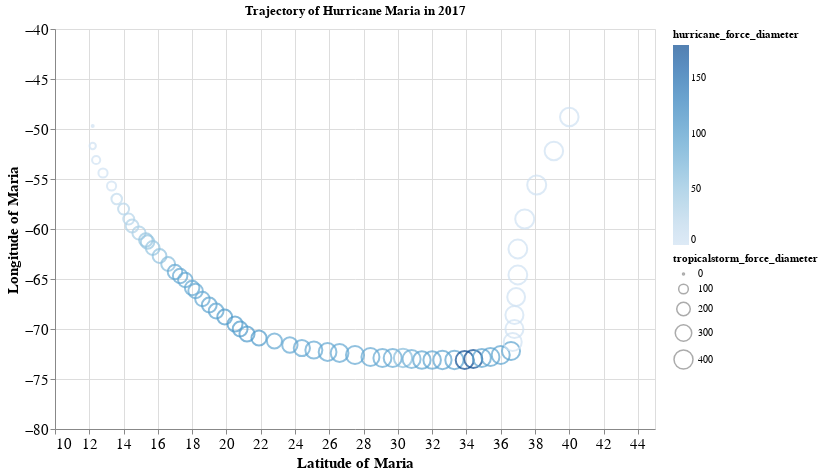

Notebook code for this chart:
### Code cell
from vega_datasets import data
world = data.world_110m.url
world_topo = data.world_110m()

alt.layer(
    
    alt.Chart(alt.topo_feature(world, 'countries')).mark_geoshape(
    fill = '#2aid0c', stroke='#706545', strokeWidth = 0.5)
),
alt.Chart(seven).mark_point(point=True).encode(
    alt.X('lat',
        scale=alt.Scale(domain=(10, 45)), title='Latitude of Maria'),
    alt.Y('long',
        scale=alt.Scale(domain=(-80, -40)), title='Longitude of Maria'),
    size="tropicalstorm_force_diameter",
    color = "hurricane_force_diameter"
).properties(
    title='Trajectory of Hurricane Maria in 2017',
width=600,
    height=400).configure_axis(
    labelFontSize=15,
    titleFontSize=15
).project(
type = 'mercator', scale=600, translate = [1100,300])

### Figure 1 — Vega-Lite specification as saved in the notebook (floating-point values rounded to 4 significant figures)
{"config": {"view": {"continuousWidth": 400, "continuousHeight": 300}, "axis": {"labelFontSize": 15, "titleFontSize": 15}}, "data": {"name": "data-ea209cf779280773a4d7fa1e4b446718"}, "mark": {"type": "point", "point": true}, "encoding": {"color": {"field": "hurricane_force_diameter", "type": "quantitative"}, "size": {"field": "tropicalstorm_force_diameter", "type": "quantitative"}, "x": {"field": "lat", "scale": {"domain": [10, 45]}, "title": "Latitude of Maria", "type": "quantitative"}, "y": {"field": "long", "scale": {"domain": [-80, -40]}, "title": "Longitude of Maria", "type": "quantitative"}}, "height": 400, "projection": {"scale": 600, "translate": [1100, 300], "type": "mercator"}, "title": "Trajectory of Hurricane Maria in 2017", "width": 600, "$schema": "https://vega.github.io/schema/vega-lite/v4.17.0.json", "datasets": {"data-ea209cf779280773a4d7fa1e4b446718": [{"Unnamed: 0": 10570, "name": "Maria", "year": 2017, "month": 9, "day": 16, "hour": 12, "lat": 12.2, "long": -49.7, "status": "tropical depression", "category": -1, "wind": 30, "pressure": 1006, "tropicalstorm_force_diameter": 0.0, "hurricane_force_diameter": 0.0, "diam (t)": 0.0, "diam (h)": 0.0}, {"Unnamed: 0": 10571, "name": "Maria", "year": 2017, "month": 9, "day": 16, "hour": 18, "lat": 12.2, "long": -51.7, "status": "tropical storm", "category": 0, "wind": 40, "pressure": 1004, "tropicalstorm_force_diameter": 40.0, "hurricane_force_diameter": 0.0, "diam (t)": 640.0, "diam (h)": 0.0}, {"Unnamed: 0": 10572, "name": "Maria", "year": 2017, "month": 9, "day": 17, "hour": 0, "lat": 12.4, "long": -53.1, "status": "tropical storm", "category": 0, "wind": 45, "pressure": 1002, "tropicalstorm_force_diameter": 70.0, "hurricane_force_diameter": 0.0, "diam (t)": 1120.0, "diam (h)": 0.0}, {"Unnamed: 0": 10573, "name": "Maria", "year": 2017, "month": 9, "day": 17, "hour": 6, "lat": 12.8, "long": -54.4, "status": "tropical storm", "category": 0, "wind": 55, "pressure": 994, "tropicalstorm_force_diameter": 90.0, "hurricane_force_diameter": 0.0, "diam (t)": 1440.0, "diam (h)": 0.0}, {"Unnamed: 0": 10574, "name": "Maria", "year": 2017, "month": 9, "day": 17, "hour": 12, "lat": 13.3, "long": -55.7, "status": "tropical storm", "category": 0, "wind": 60, "pressure": 990, "tropicalstorm_force_diameter": 90.0, "hurricane_force_diameter": 0.0, "diam (t)": 1440.0, "diam (h)": 0.0}, {"Unnamed: 0": 10575, "name": "Maria", "year": 2017, "month": 9, "day": 17, "hour": 18, "lat": 13.6, "long": -57.0, "status": "hurricane", "category": 1, "wind": 65, "pressure": 986, "tropicalstorm_force_diameter": 120.0, "hurricane_force_diameter": 15.0, "diam (t)": 1920.0, "diam (h)": 240.0}, {"Unnamed: 0": 10576, "name": "Maria", "year": 2017, "month": 9, "day": 18, "hour": 0, "lat": 14.0, "long": -58.0, "status": "hurricane", "category": 1, "wind": 75, "pressure": 979, "tropicalstorm_force_diameter": 130.0, "hurricane_force_diameter": 25.0, "diam (t)": 2080.0, "diam (h)": 400.0}, {"Unnamed: 0": 10577, "name": "Maria", "year": 2017, "month": 9, "day": 18, "hour": 6, "lat": 14.3, "long": -59.0, "status": "hurricane", "category": 1, "wind": 80, "pressure": 977, "tropicalstorm_force_diameter": 130.0, "hurricane_force_diameter": 25.0, "diam (t)": 2080.0, "diam (h)": 400.0}, {"Unnamed: 0": 10578, "name": "Maria", "year": 2017, "month": 9, "day": 18, "hour": 12, "lat": 14.5, "long": -59.7, "status": "hurricane", "category": 3, "wind": 100, "pressure": 967, "tropicalstorm_force_diameter": 180.0, "hurricane_force_diameter": 30.0, "diam (t)": 2880.0, "diam (h)": 480.0}, {"Unnamed: 0": 10579, "name": "Maria", "year": 2017, "month": 9, "day": 18, "hour": 18, "lat": 14.9, "long": -60.4, "status": "hurricane", "category": 3, "wind": 110, "pressure": 956, "tropicalstorm_force_diameter": 190.0, "hurricane_force_diameter": 35.0, "diam (t)": 3040.0, "diam (h)": 560.0}, {"Unnamed: 0": 10580, "name": "Maria", "year": 2017, "month": 9, "day": 19, "hour": 0, "lat": 15.3, "long": -61.1, "status": "hurricane", "category": 5, "wind": 145, "pressure": 924, "tropicalstorm_force_diameter": 200.0, "hurricane_force_diameter": 50.0, "diam (t)": 3200.0, "diam (h)": 800.0}, {"Unnamed: 0": 10581, "name": "Maria", "year": 2017, "month": 9, "day": 19, "hour": 1, "lat": 15.4, "long": -61.3, "status": "hurricane", "category": 5, "wind": 145, "pressure": 922, "tropicalstorm_force_diameter": 200.0, "hurricane_force_diameter": 50.0, "diam (t)": 3200.0, "diam (h)": 800.0}, {"Unnamed: 0": 10582, "name": "Maria", "year": 2017, "month": 9, "day": 19, "hour": 6, "lat": 15.7, "long": -61.9, "status": "hurricane", "category": 4, "wind": 135, "pressure": 940, "tropicalstorm_force_diameter": 210.0, "hurricane_force_diameter": 50.0, "diam (t)": 3360.0, "diam (h)": 800.0}, {"Unnamed: 0": 10583, "name": "Maria", "year": 2017, "month": 9, "day": 19, "hour": 12, "lat": 16.1, "long": -62.7, "status": "hurricane", "category": 5, "wind": 140, "pressure": 931, "tropicalstorm_force_diameter": 210.0, "hurricane_force_diameter": 55.0, "diam (t)": 3360.0, "diam (h)": 880.0}, {"Unnamed: 0": 10584, "name": "Maria", "year": 2017, "month": 9, "day": 19, "hour": 18, "lat": 16.6, "long": -63.5, "status": "hurricane", "category": 5, "wind": 145, "pressure": 920, "tropicalstorm_force_diameter": 210.0, "hurricane_force_diameter": 60.0, "diam (t)": 3360.0, "diam (h)": 960.0}, {"Unnamed: 0": 10585, "name": "Maria", "year": 2017, "month": 9, "day": 20, "hour": 0, "lat": 17.0, "long": -64.3, "status": "hurricane", "category": 5, "wind": 150, "pressure": 909, "tropicalstorm_force_diameter": 230.0, "hurricane_force_diameter": 85.0, "diam (t)": 3680.0, "diam (h)": 1360.0}, {"Unnamed: 0": 10586, "name": "Maria", "year": 2017, "month": 9, "day": 20, "hour": 3, "lat": 17.3, "long": -64.7, "status": "hurricane", "category": 5, "wind": 150, "pressure": 908, "tropicalstorm_force_diameter": 230.0, "hurricane_force_diameter": 85.0, "diam (t)": 3680.0, "diam (h)": 1360.0}, {"Unnamed: 0": 10587, "name": "Maria", "year": 2017, "month": 9, "day": 20, "hour": 6, "lat": 17.6, "long": -65.1, "status": "hurricane", "category": 5, "wind": 140, "pressure": 913, "tropicalstorm_force_diameter": 230.0, "hurricane_force_diameter": 85.0, "diam (t)": 3680.0, "diam (h)": 1360.0}, {"Unnamed: 0": 10588, "name": "Maria", "year": 2017, "month": 9, "day": 20, "hour": 10, "lat": 18.0, "long": -65.9, "status": "hurricane", "category": 4, "wind": 135, "pressure": 920, "tropicalstorm_force_diameter": 230.0, "hurricane_force_diameter": 85.0, "diam (t)": 3680.0, "diam (h)": 1360.0}, {"Unnamed: 0": 10589, "name": "Maria", "year": 2017, "month": 9, "day": 20, "hour": 12, "lat": 18.2, "long": -66.2, "status": "hurricane", "category": 4, "wind": 115, "pressure": 935, "tropicalstorm_force_diameter": 230.0, "hurricane_force_diameter": 85.0, "diam (t)": 3680.0, "diam (h)": 1360.0}, {"Unnamed: 0": 10590, "name": "Maria", "year": 2017, "month": 9, "day": 20, "hour": 18, "lat": 18.6, "long": -67.0, "status": "hurricane", "category": 2, "wind": 95, "pressure": 959, "tropicalstorm_force_diameter": 230.0, "hurricane_force_diameter": 85.0, "diam (t)": 3680.0, "diam (h)": 1360.0}, {"Unnamed: 0": 10591, "name": "Maria", "year": 2017, "month": 9, "day": 21, "hour": 0, "lat": 19.0, "long": -67.6, "status": "hurricane", "category": 2, "wind": 95, "pressure": 958, "tropicalstorm_force_diameter": 240.0, "hurricane_force_diameter": 90.0, "diam (t)": 3840.0, "diam (h)": 1440.0}, {"Unnamed: 0": 10592, "name": "Maria", "year": 2017, "month": 9, "day": 21, "hour": 6, "lat": 19.4, "long": -68.2, "status": "hurricane", "category": 3, "wind": 100, "pressure": 959, "tropicalstorm_force_diameter": 240.0, "hurricane_force_diameter": 90.0, "diam (t)": 3840.0, "diam (h)": 1440.0}, {"Unnamed: 0": 10593, "name": "Maria", "year": 2017, "month": 9, "day": 21, "hour": 12, "lat": 19.9, "long": -68.8, "status": "hurricane", "category": 3, "wind": 100, "pressure": 959, "tropicalstorm_force_diameter": 240.0, "hurricane_force_diameter": 100.0, "diam (t)": 3840.0, "diam (h)": 1600.0}, {"Unnamed: 0": 10594, "name": "Maria", "year": 2017, "month": 9, "day": 21, "hour": 18, "lat": 20.5, "long": -69.5, "status": "hurricane", "category": 3, "wind": 105, "pressure": 960, "tropicalstorm_force_diameter": 250.0, "hurricane_force_diameter": 100.0, "diam (t)": 4000.0, "diam (h)": 1600.0}, {"Unnamed: 0": 10595, "name": "Maria", "year": 2017, "month": 9, "day": 22, "hour": 0, "lat": 20.8, "long": -70.0, "status": "hurricane", "category": 3, "wind": 110, "pressure": 953, "tropicalstorm_force_diameter": 240.0, "hurricane_force_diameter": 100.0, "diam (t)": 3840.0, "diam (h)": 1600.0}, {"Unnamed: 0": 10596, "name": "Maria", "year": 2017, "month": 9, "day": 22, "hour": 6, "lat": 21.2, "long": -70.5, "status": "hurricane", "category": 3, "wind": 110, "pressure": 959, "tropicalstorm_force_diameter": 250.0, "hurricane_force_diameter": 100.0, "diam (t)": 4000.0, "diam (h)": 1600.0}, {"Unnamed: 0": 10597, "name": "Maria", "year": 2017, "month": 9, "day": 22, "hour": 12, "lat": 21.9, "long": -70.9, "status": "hurricane", "category": 3, "wind": 110, "pressure": 958, "tropicalstorm_force_diameter": 250.0, "hurricane_force_diameter": 100.0, "diam (t)": 4000.0, "diam (h)": 1600.0}, {"Unnamed: 0": 10598, "name": "Maria", "year": 2017, "month": 9, "day": 22, "hour": 18, "lat": 22.8, "long": -71.2, "status": "hurricane", "category": 3, "wind": 110, "pressure": 959, "tropicalstorm_force_diameter": 250.0, "hurricane_force_diameter": 85.0, "diam (t)": 4000.0, "diam (h)": 1360.0}, {"Unnamed: 0": 10599, "name": "Maria", "year": 2017, "month": 9, "day": 23, "hour": 0, "lat": 23.7, "long": -71.6, "status": "hurricane", "category": 3, "wind": 105, "pressure": 953, "tropicalstorm_force_diameter": 260.0, "hurricane_force_diameter": 85.0, "diam (t)": 4160.0, "diam (h)": 1360.0}, {"Unnamed: 0": 10600, "name": "Maria", "year": 2017, "month": 9, "day": 23, "hour": 6, "lat": 24.4, "long": -71.9, "status": "hurricane", "category": 3, "wind": 100, "pressure": 952, "tropicalstorm_force_diameter": 290.0, "hurricane_force_diameter": 85.0, "diam (t)": 4640.0, "diam (h)": 1360.0}, {"Unnamed: 0": 10601, "name": "Maria", "year": 2017, "month": 9, "day": 23, "hour": 12, "lat": 25.1, "long": -72.1, "status": "hurricane", "category": 3, "wind": 100, "pressure": 952, "tropicalstorm_force_diameter": 320.0, "hurricane_force_diameter": 85.0, "diam (t)": 5120.0, "diam (h)": 1360.0}, {"Unnamed: 0": 10602, "name": "Maria", "year": 2017, "month": 9, "day": 23, "hour": 18, "lat": 25.9, "long": -72.3, "status": "hurricane", "category": 3, "wind": 100, "pressure": 952, "tropicalstorm_force_diameter": 350.0, "hurricane_force_diameter": 85.0, "diam (t)": 5600.0, "diam (h)": 1360.0}, {"Unnamed: 0": 10603, "name": "Maria", "year": 2017, "month": 9, "day": 24, "hour": 0, "lat": 26.6, "long": -72.4, "status": "hurricane", "category": 3, "wind": 100, "pressure": 945, "tropicalstorm_force_diameter": 350.0, "hurricane_force_diameter": 85.0, "diam (t)": 5600.0, "diam (h)": 1360.0}, {"Unnamed: 0": 10604, "name": "Maria", "year": 2017, "month": 9, "day": 24, "hour": 6, "lat": 27.5, "long": -72.6, "status": "hurricane", "category": 2, "wind": 95, "pressure": 942, "tropicalstorm_force_diameter": 360.0, "hurricane_force_diameter": 85.0, "diam (t)": 5760.0, "diam (h)": 1360.0}, {"Unnamed: 0": 10605, "name": "Maria", "year": 2017, "month": 9, "day": 24, "hour": 12, "lat": 28.4, "long": -72.8, "status": "hurricane", "category": 2, "wind": 95, "pressure": 947, "tropicalstorm_force_diameter": 360.0, "hurricane_force_diameter": 85.0, "diam (t)": 5760.0, "diam (h)": 1360.0}, {"Unnamed: 0": 10606, "name": "Maria", "year": 2017, "month": 9, "day": 24, "hour": 18, "lat": 29.1, "long": -72.9, "status": "hurricane", "category": 2, "wind": 90, "pressure": 943, "tropicalstorm_force_diameter": 360.0, "hurricane_force_diameter": 85.0, "diam (t)": 5760.0, "diam (h)": 1360.0}, {"Unnamed: 0": 10607, "name": "Maria", "year": 2017, "month": 9, "day": 25, "hour": 0, "lat": 29.7, "long": -72.9, "status": "hurricane", "category": 2, "wind": 85, "pressure": 947, "tropicalstorm_force_diameter": 360.0, "hurricane_force_diameter": 85.0, "diam (t)": 5760.0, "diam (h)": 1360.0}, {"Unnamed: 0": 10608, "name": "Maria", "year": 2017, "month": 9, "day": 25, "hour": 6, "lat": 30.3, "long": -72.9, "status": "hurricane", "category": 1, "wind": 75, "pressure": 954, "tropicalstorm_force_diameter": 370.0, "hurricane_force_diameter": 60.0, "diam (t)": 5920.0, "diam (h)": 960.0}, {"Unnamed: 0": 10609, "name": "Maria", "year": 2017, "month": 9, "day": 25, "hour": 12, "lat": 30.8, "long": -73.0, "status": "hurricane", "category": 1, "wind": 70, "pressure": 961, "tropicalstorm_force_diameter": 360.0, "hurricane_force_diameter": 80.0, "diam (t)": 5760.0, "diam (h)": 1280.0}, {"Unnamed: 0": 10610, "name": "Maria", "year": 2017, "month": 9, "day": 25, "hour": 18, "lat": 31.4, "long": -73.1, "status": "hurricane", "category": 1, "wind": 70, "pressure": 966, "tropicalstorm_force_diameter": 340.0, "hurricane_force_diameter": 90.0, "diam (t)": 5440.0, "diam (h)": 1440.0}, {"Unnamed: 0": 10611, "name": "Maria", "year": 2017, "month": 9, "day": 26, "hour": 0, "lat": 32.0, "long": -73.1, "status": "hurricane", "category": 1, "wind": 70, "pressure": 966, "tropicalstorm_force_diameter": 340.0, "hurricane_force_diameter": 90.0, "diam (t)": 5440.0, "diam (h)": 1440.0}, {"Unnamed: 0": 10612, "name": "Maria", "year": 2017, "month": 9, "day": 26, "hour": 6, "lat": 32.6, "long": -73.1, "status": "hurricane", "category": 1, "wind": 65, "pressure": 970, "tropicalstorm_force_diameter": 370.0, "hurricane_force_diameter": 90.0, "diam (t)": 5920.0, "diam (h)": 1440.0}, {"Unnamed: 0": 10613, "name": "Maria", "year": 2017, "month": 9, "day": 26, "hour": 12, "lat": 33.3, "long": -73.1, "status": "hurricane", "category": 1, "wind": 65, "pressure": 970, "tropicalstorm_force_diameter": 370.0, "hurricane_force_diameter": 90.0, "diam (t)": 5920.0, "diam (h)": 1440.0}, {"Unnamed: 0": 10614, "name": "Maria", "year": 2017, "month": 9, "day": 26, "hour": 18, "lat": 33.9, "long": -73.1, "status": "hurricane", "category": 1, "wind": 65, "pressure": 975, "tropicalstorm_force_diameter": 360.0, "hurricane_force_diameter": 180.0, "diam (t)": 5760.0, "diam (h)": 2880.0}, {"Unnamed: 0": 10615, "name": "Maria", "year": 2017, "month": 9, "day": 27, "hour": 0, "lat": 34.4, "long": -73.0, "status": "hurricane", "category": 1, "wind": 65, "pressure": 975, "tropicalstorm_force_diameter": 360.0, "hurricane_force_diameter": 180.0, "diam (t)": 5760.0, "diam (h)": 2880.0}, {"Unnamed: 0": 10616, "name": "Maria", "year": 2017, "month": 9, "day": 27, "hour": 6, "lat": 34.9, "long": -72.9, "status": "hurricane", "category": 1, "wind": 65, "pressure": 976, "tropicalstorm_force_diameter": 360.0, "hurricane_force_diameter": 90.0, "diam (t)": 5760.0, "diam (h)": 1440.0}, {"Unnamed: 0": 10617, "name": "Maria", "year": 2017, "month": 9, "day": 27, "hour": 12, "lat": 35.4, "long": -72.8, "status": "hurricane", "category": 1, "wind": 65, "pressure": 977, "tropicalstorm_force_diameter": 360.0, "hurricane_force_diameter": 90.0, "diam (t)": 5760.0, "diam (h)": 1440.0}, {"Unnamed: 0": 10618, "name": "Maria", "year": 2017, "month": 9, "day": 27, "hour": 18, "lat": 36.0, "long": -72.6, "status": "hurricane", "category": 1, "wind": 65, "pressure": 979, "tropicalstorm_force_diameter": 360.0, "hurricane_force_diameter": 90.0, "diam (t)": 5760.0, "diam (h)": 1440.0}, {"Unnamed: 0": 10619, "name": "Maria", "year": 2017, "month": 9, "day": 28, "hour": 0, "lat": 36.6, "long": -72.2, "status": "hurricane", "category": 1, "wind": 65, "pressure": 979, "tropicalstorm_force_diameter": 360.0, "hurricane_force_diameter": 90.0, "diam (t)": 5760.0, "diam (h)": 1440.0}, {"Unnamed: 0": 10620, "name": "Maria", "year": 2017, "month": 9, "day": 28, "hour": 6, "lat": 36.7, "long": -71.3, "status": "tropical storm", "category": 0, "wind": 60, "pressure": 982, "tropicalstorm_force_diameter": 360.0, "hurricane_force_diameter": 0.0, "diam (t)": 5760.0, "diam (h)": 0.0}, {"Unnamed: 0": 10621, "name": "Maria", "year": 2017, "month": 9, "day": 28, "hour": 12, "lat": 36.8, "long": -70.0, "status": "tropical storm", "category": 0, "wind": 60, "pressure": 982, "tropicalstorm_force_diameter": 360.0, "hurricane_force_diameter": 0.0, "diam (t)": 5760.0, "diam (h)": 0.0}, {"Unnamed: 0": 10622, "name": "Maria", "year": 2017, "month": 9, "day": 28, "hour": 18, "lat": 36.8, "long": -68.6, "status": "tropical storm", "category": 0, "wind": 55, "pressure": 985, "tropicalstorm_force_diameter": 360.0, "hurricane_force_diameter": 0.0, "diam (t)": 5760.0, "diam (h)": 0.0}, {"Unnamed: 0": 10623, "name": "Maria", "year": 2017, "month": 9, "day": 29, "hour": 0, "lat": 36.9, "long": -66.8, "status": "tropical storm", "category": 0, "wind": 55, "pressure": 985, "tropicalstorm_force_diameter": 350.0, "hurricane_force_diameter": 0.0, "diam (t)": 5600.0, "diam (h)": 0.0}, {"Unnamed: 0": 10624, "name": "Maria", "year": 2017, "month": 9, "day": 29, "hour": 6, "lat": 37.0, "long": -64.6, "status": "tropical storm", "category": 0, "wind": 50, "pressure": 987, "tropicalstorm_force_diameter": 390.0, "hurricane_force_diameter": 0.0, "diam (t)": 6240.0, "diam (h)": 0.0}, {"Unnamed: 0": 10625, "name": "Maria", "year": 2017, "month": 9, "day": 29, "hour": 12, "lat": 37.0, "long": -62.0, "status": "tropical storm", "category": 0, "wind": 50, "pressure": 988, "tropicalstorm_force_diameter": 390.0, "hurricane_force_diameter": 0.0, "diam (t)": 6240.0, "diam (h)": 0.0}, {"Unnamed: 0": 10626, "name": "Maria", "year": 2017, "month": 9, "day": 29, "hour": 18, "lat": 37.4, "long": -59.0, "status": "tropical storm", "category": 0, "wind": 50, "pressure": 988, "tropicalstorm_force_diameter": 400.0, "hurricane_force_diameter": 0.0, "diam (t)": 6400.0, "diam (h)": 0.0}, {"Unnamed: 0": 10627, "name": "Maria", "year": 2017, "month": 9, "day": 30, "hour": 0, "lat": 38.1, "long": -55.6, "status": "tropical storm", "category": 0, "wind": 50, "pressure": 988, "tropicalstorm_force_diameter": 400.0, "hurricane_force_diameter": 0.0, "diam (t)": 6400.0, "diam (h)": 0.0}, {"Unnamed: 0": 10628, "name": "Maria", "year": 2017, "month": 9, "day": 30, "hour": 6, "lat": 39.1, "long": -52.2, "status": "tropical storm", "category": 0, "wind": 50, "pressure": 988, "tropicalstorm_force_diameter": 380.0, "hurricane_force_diameter": 0.0, "diam (t)": 6080.0, "diam (h)": 0.0}, {"Unnamed: 0": 10629, "name": "Maria", "year": 2017, "month": 9, "day": 30, "hour": 12, "lat": 40.0, "long": -48.8, "status": "tropical storm", "category": 0, "wind": 50, "pressure": 988, "tropicalstorm_force_diameter": 380.0, "hurricane_force_diameter": 0.0, "diam (t)": 6080.0, "diam (h)": 0.0}]}}
